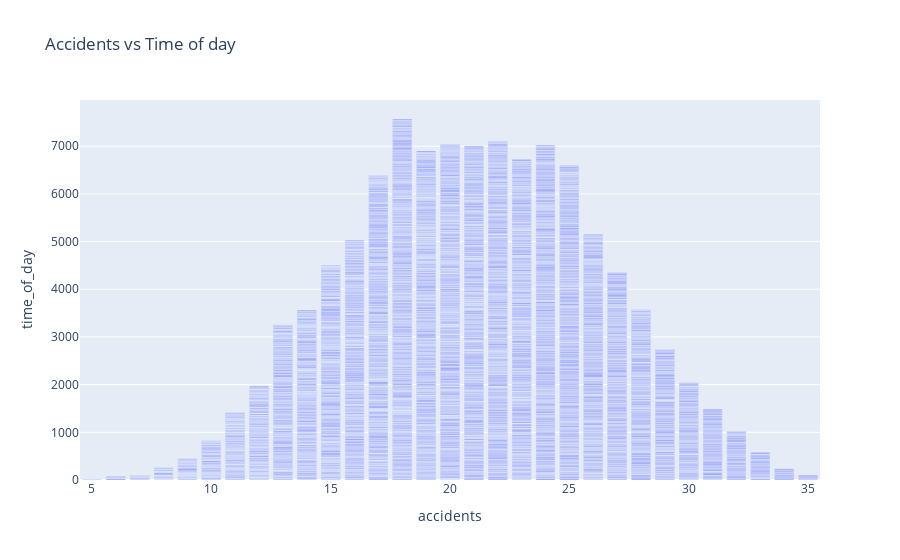

This figure's notebook cell:
### Code cell
fig = px.bar(df, x= 'accidents', y = 'time_of_day',  
              title = 'Accidents vs Time of day')
fig.show()

### Figure 1 — Plotly figure (JSON) as saved in the notebook; plotly's stock layout.template omitted (floating-point values rounded to 4 significant figures; data arrays with more than 128 entries replaced by an {"elided": "..."} marker saying what was removed)
{"data": [{"alignmentgroup": "True", "hovertemplate": "accidents=%{x}<br>time_of_day=%{y}<extra></extra>", "legendgroup": "", "marker": {"color": "#636efa", "pattern": {"shape": ""}}, "name": "", "offsetgroup": "", "orientation": "v", "showlegend": false, "textposition": "auto", "type": "bar", "x": {"elided": "8756 int values"}, "xaxis": "x", "y": {"elided": "8756 float values"}, "yaxis": "y"}], "layout": {"barmode": "relative", "legend": {"tracegroupgap": 0}, "title": {"text": "Accidents vs Time of day"}, "xaxis": {"anchor": "y", "domain": [0, 1], "title": {"text": "accidents"}}, "yaxis": {"anchor": "x", "domain": [0, 1], "title": {"text": "time_of_day"}}}}
